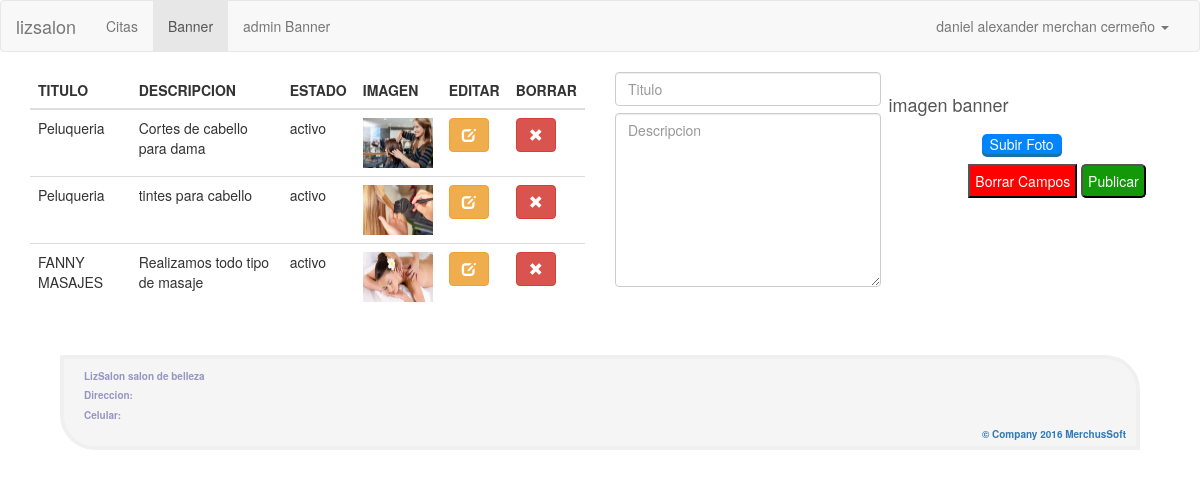
/adminbanner.php (signed in), run on the app's committed database.
### tables this page shows
CREATE TABLE IF NOT EXISTS `banner` (
  `id_banner` int(100) NOT NULL AUTO_INCREMENT,
  `titulo` varchar(30) NOT NULL,
  `descripcion` varchar(30) NOT NULL,
  `estado` set('activo','inactivo','pendiente','') NOT NULL DEFAULT 'pendiente',
  `img_banner` varchar(700) NOT NULL,
  PRIMARY KEY (`id_banner`)
);

### adminbanner.php (the view, shortened to what this page needs)
<?php
if (isset($_SESSION['session_username'])){
?>
<!DOCTYPE html>
<html lang="es">
  <head>
    <link href="css/bootstrap.min.css" rel="stylesheet">
    <link href="css/banneradmin.css" rel="stylesheet">
  </head>
  <body>
<nav class="navbar navbar-default">
  <div class="container-fluid">
    <div class="navbar-header">
      <a class="navbar-brand" href="administracion.php">lizsalon</a>
    </div>
    <div class="collapse navbar-collapse" id="bs-example-navbar-collapse-1">
    <ul class="nav navbar-nav">
            <li><a href="administracion.php">Citas</a></li>
            <li class="active"><a href="adminbanner.php">Banner</a></li>
            <li><a href="#">admin Banner</a></li>
</ul>
      <ul class="nav navbar-nav navbar-right">
        <li class="dropdown">
            <a href="#" class="dropdown-toggle" data-toggle="dropdown" role="button" aria-haspopup="true" aria-expanded="false"><?php print $_SESSION['session_username'];?> <span class="caret"></span></a>
        </li>
      </ul>
    </div>
  </div>
</nav>
<div class="container">
  <div class="row">
    <div class="col-md-6 table-responsive">
      <table class="table">
    <thead>
      <tr>
        <th>TITULO</th>
        <th>DESCRIPCION</th>
        <th>ESTADO</th>
        <th>IMAGEN</th>
        <th>EDITAR</th>
        <th>BORRAR</th>
      </tr>
    </thead>
    <tbody>
          <?php
              $re=mysql_query("SELECT * FROM banner") or die (mysql_error());
              while ($row=mysql_fetch_array($re)){
          ?>
      <tr>
        <td> <?php echo $row['titulo'];?> </td>
        <td> <?php echo $row['descripcion'];?> </td>
        <td> <?php echo $row['estado'];?> </td>
        <td> <img src="img_banner/<?php echo $row['img_banner'];?>" alt="" width="70" height="50"> </td>
        <td> <a href="logica/editarbanner.php?editar=<?php echo $row['id_banner'];?>" class="btn btn-warning"><span class="glyphicon glyphicon-edit"></span></a> </td>
        <td> <a href="logica/eliminarbanner.php?eliminar=<?php echo $row['id_banner'];?>"class="btn btn-danger"><span class="glyphicon glyphicon-remove"></span></a> </td>
      </tr>
      <?php
      	 }
      ?>
    </tbody>
  </table>
    </div>
    <div class="col-md-6">
<form action="logica/subirbanner.php" method="post" class="form-register" enctype="multipart/form-data">
      <div class="bannergen1">
          <div class="genetitu">
            <input type="text" name="titulo" placeholder="Titulo" class="form-control inputbanner">
            <textarea name="descripcion"  cols="18" rows="8" class="form-control inputbanner" placeholder="Descripcion"></textarea>
          </div>
          <div class="genetitu1">
                <div id="visor">
                		<output id="list"><h4>imagen banner</h4></output>
                </div>
                <div id="div_file">
                  <p id="texto">Subir Foto</p>
                </div>
                <div class="genebtn">
                  <button type="reset" class="btnborrar">Borrar Campos</button>
                  <button type="submit" class="btn-enviar">Publicar</button>
                </div>
          </div>
  </div>
</form>
    </div>
  </div>
</div>
<div class="footer">
  <div class="divfoot">
<footer class="footliz">
<label>LizSalon salon de belleza</label>
</footer>
<footer class="footliz">
<label>Direccion:</label>
</footer>
<footer class="footliz">
<label>Celular:</label>
<label class="footmerp"><a target="_blank" href="http://merchussoftweb.eshost.com.ar/">&copy; Company 2016 MerchusSoft</a></label>
</footer>
</div>
</div>
  </body>
</html>
<?php
}
else{
    header ('location: ./');
}
?>

### css/banneradmin.css (style rules this page uses)
.footer { width: 90%; max-width: 1500px; border: 4px solid rgb(240, 240, 240); background: rgb(245, 245, 245); border-top-right-radius: 35px; border-bottom-left-radius: 35px; margin: auto; margin-top: 25px; display: flex; flex-wrap: wrap; }
.divfoot { margin-top: 10px; width: 100% }
.footmerp { justify-content: flex-end; margin-right: 30px; font-size: 10px; display: flex; color: rgb(190, 190, 190); }
.footliz { width: 100%; margin-left: 20px; font-size: 10px; color: rgb(150, 150, 195); }
.bannergen1 { margin: auto; display: flex; flex-wrap: wrap; }
.genetitu { width: 48%;; }
.genetitu1 { width: 48%; margin-left: 7px; }
.inputbanner { margin-bottom: 7px; }
.genebtn { width: 100%; margin-left: 35%; }
#visor { margin: auto; margin-bottom: 9px; margin-top: 6px; }
p#texto { text-align: center; color:white; }
div#div_file { position:relative; margin:auto; margin-bottom: 10px; border-radius: 5px; width:80px; background: rgb(0,132,255); -webkit-border-radius:5px; -webkit-box-shadow:0px 3px 0px #1a71a9; }
.genebtn { width: 90%; margin-left: 30%; margin-top: 10px; }
.btn-enviar { background: rgb(18,152,9); max-width: 300px; color: #fff; right: 3px; padding: 5px 5px; cursor: pointer; font-size: 14px; margin: auto; margin-bottom: 20px; -webkit-border-radius:5px; -webkit-box-shadow:0px 3px 0px; }
.btnborrar { background: red; max-width: 300px; color: #fff; right: 3px; padding: 5px 5px; cursor: pointer; font-size: 14px; margin: auto; margin-bottom: 20px -webkit-border-radius:5px; -webkit-box-shadow:0px 3px 0px; }

### data on the page
banner: titulo "Peluqueria", descripcion "Cortes de cabello para dama", estado "activo", img_banner (picture)
banner: titulo "Peluqueria", descripcion "tintes para cabello", estado "activo", img_banner (picture)
banner: titulo "FANNY MASAJES", descripcion "Realizamos todo tipo de masaje", estado "activo", img_banner (picture)

### other printed values
$_SESSION['session_username'] "daniel alexander merchan cermeño"
